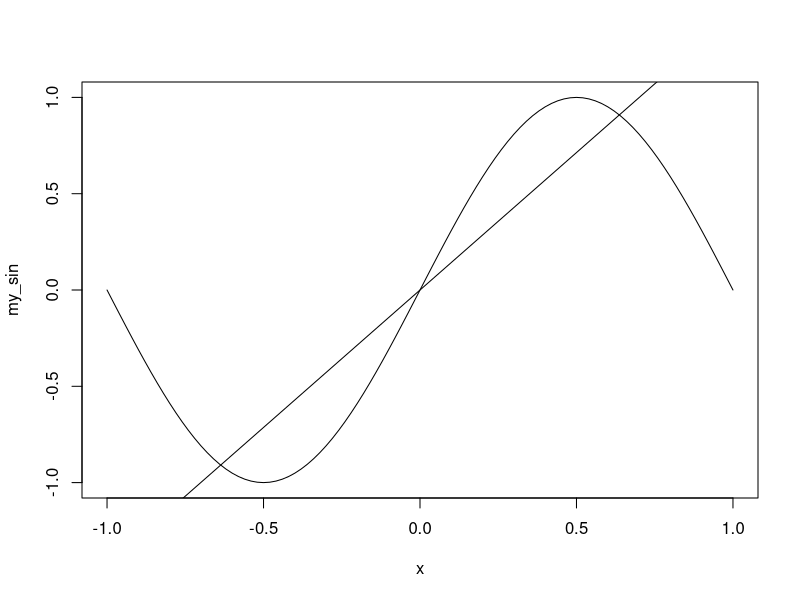

Reproduce this figure in R.
require(ggplot2)
N <- 10000
x <- matrix(2*runif(2 * N) - 1, ncol=2)

my_sin <- function(x){
  return(sin(pi*x))
}

y <- my_sin(x)

plot(my_sin,-1,1)

my_h <- function(a,x){
  return(a*x)
}

my_err <- function(a, d){
  apply((my_h(a,d) - my_sin(d))^2,1, sum)
}

a_hat = (y[,1]*x[,1] + y[,2]*x[,2]) / (x[,1]^2 + x[,2]^2)
errors <- my_err(a_hat,x)
errors2 <- my_err(a_hat + 0.001,x)
errors3 <- my_err(a_hat - 0.001, x)
e_a_hat <- mean(a_hat)
abline(0,e_a_hat)

e_a_hat
mean(errors)

bias <- mean((my_h(e_a_hat,x) - y) ^ 2)
bias

variance <- mean(apply((my_h(a_hat,x) - my_h(e_a_hat,x))^2,1,mean))
variance

my_h2 <- function(a,d){
  return(a*x^2)
}

my_err2 <- function(a, d){
  apply((my_h2(a,d) - my_sin(d))^2,1, sum)
}

a_hat2 = (y[,1] + y[,2]) / (x[,1]^2 + x[,2]^2)

errors_2 <- my_err(a_hat2,x)
errors2_2 <- my_err(a_hat2 + 0.001,x)
errors3_2 <- my_err(a_hat2 - 0.001, x)
e_a_hat2 <- mean(a_hat2)
#abline(0,e_a_hat)

e_a_hat2
mean(errors_2)

bias <- mean((my_h2(e_a_hat2,x) - y) ^ 2)
bias

variance <- mean(apply((my_h2(a_hat2,x) - my_h2(e_a_hat2,x))^2,1,mean))
variance

